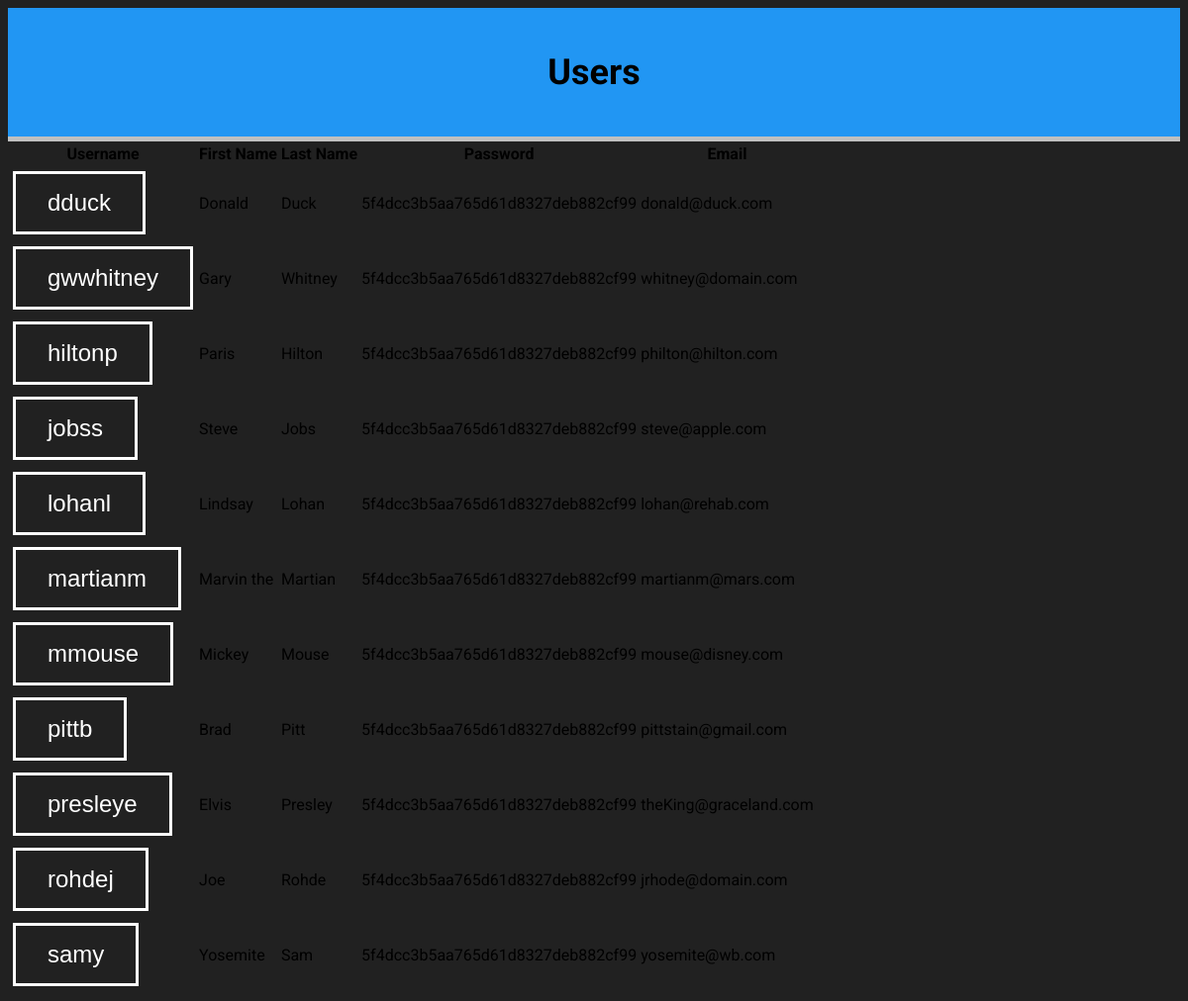
Page /CSCI2910/projects/project2/showUsers.php on the committed database.
### tables this page shows
CREATE TABLE user (username VARCHAR(16) NOT NULL PRIMARY KEY, password VARCHAR(32) NOT NULL, firstname VARCHAR(16) NULL, lastname VARCHAR(16) NULL, email VARCHAR(30) NOT NULL);

### CSCI2910/projects/project2/showUsers.php (the view, shortened to what this page needs)
<?php
	include_once("dbconfig.php");
	include_once("header.php");
	$myQuery = "select * from user";
	$results = $DB_con->query($myQuery);
	$results->execute();
?>
	<link href="//cdn.muicss.com/mui-0.9.5/css/mui.min.css" rel="stylesheet" type="text/css" />
	<div class = "header">
		<h1>
			Users
		</h1>
	</div>
	<table class="mui-table" >
	<tr><th>Username</th><th>First Name</th><th>Last Name</th><th>Password</th><th>Email</th></tr>
<?php
		while($row = $results->fetch())
		{
			echo "<tr><td><form name = profile method = 'get' action = 'showTweets.php'>
											<input type = 'submit' name = 'username' value = " . $row["username"] .
											"></form></td>";
			echo "<td>" . $row["firstname"] . "</td><td>" . $row["lastname"] . "</td>";
			echo "<td>" . $row["password"] . "</td><td>" . $row["email"] . "</td></tr>";
		}
?>
	</table>
<?php
	include_once("footer.php");
?>

### CSCI2910/projects/project2/project2.css (style rules this page uses)
body { font-family: Roboto, sans-serif; background-color: #212121; }
div { position: relative; margin-left: auto; margin-right: auto; }
.header { background-color: #2196F3; border-bottom-style: solid; border-width: thick; border-color: #C0C0C0; text-align: center; font-size: large; font-weight: bold; padding-top: 20px; padding-right: 0px; padding-bottom: 20px; }
input { background-color: #212121; border: solid; color: white; padding: 15px 32px; text-align: center; text-decoration: none; display: inline-block; margin: 4px 2px; cursor: pointer; font-size: 24px; }

### rows in the picture
user: username "dduck", firstname "Donald", lastname "Duck", password "5f4dcc3b5aa765d61d8327deb882cf99", email "donald@duck.com"
user: username "gwwhitney", firstname "Gary", lastname "Whitney", password "5f4dcc3b5aa765d61d8327deb882cf99", email "whitney@domain.com"
user: username "hiltonp", firstname "Paris", lastname "Hilton", password "5f4dcc3b5aa765d61d8327deb882cf99", email "philton@hilton.com"
user: username "jobss", firstname "Steve", lastname "Jobs", password "5f4dcc3b5aa765d61d8327deb882cf99", email "steve@apple.com"
user: username "lohanl", firstname "Lindsay", lastname "Lohan", password "5f4dcc3b5aa765d61d8327deb882cf99", email "lohan@rehab.com"
user: username "martianm", firstname "Marvin the", lastname "Martian", password "5f4dcc3b5aa765d61d8327deb882cf99", email "martianm@mars.com"
user: username "mmouse", firstname "Mickey", lastname "Mouse", password "5f4dcc3b5aa765d61d8327deb882cf99", email "mouse@disney.com"
user: username "pittb", firstname "Brad", lastname "Pitt", password "5f4dcc3b5aa765d61d8327deb882cf99", email "pittstain@gmail.com"
user: username "presleye", firstname "Elvis", lastname "Presley", password "5f4dcc3b5aa765d61d8327deb882cf99", email "theKing@graceland.com"
user: username "rohdej", firstname "Joe", lastname "Rohde", password "5f4dcc3b5aa765d61d8327deb882cf99", email "jrhode@domain.com"
user: username "samy", firstname "Yosemite", lastname "Sam", password "5f4dcc3b5aa765d61d8327deb882cf99", email "yosemite@wb.com"
